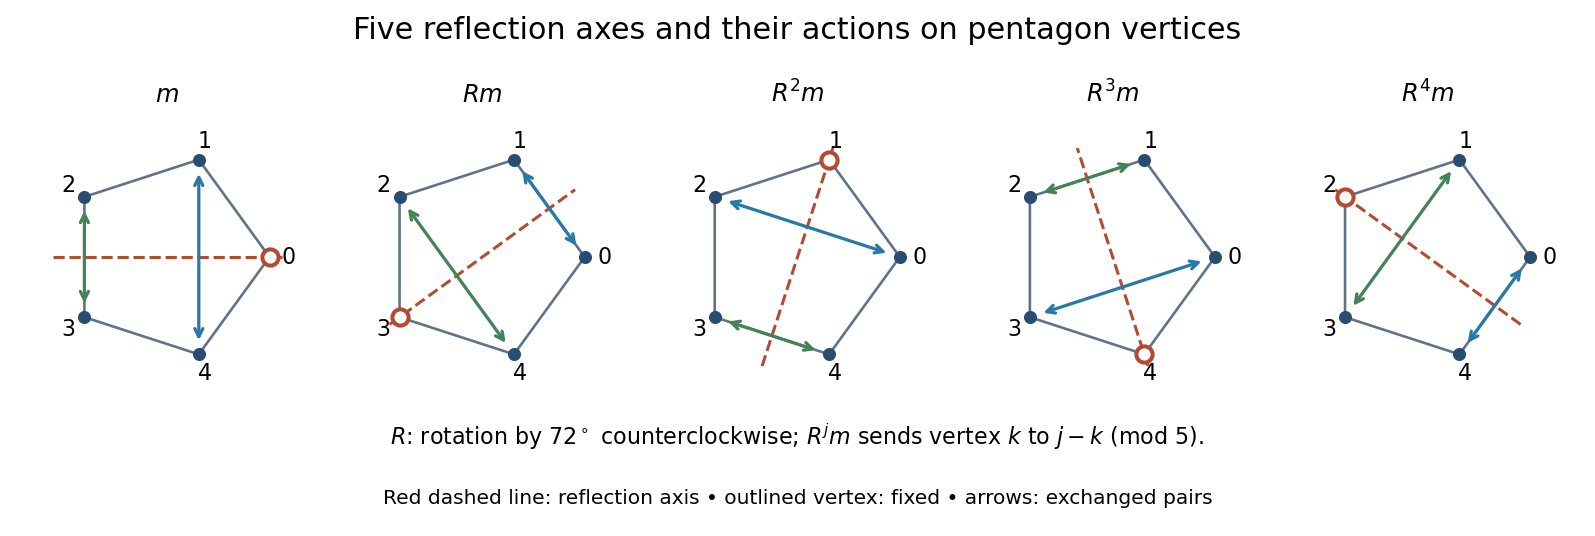

Here is the Python script that generated this plot:
"""Original five-reflection pentagon action diagram. Python 3.14, NumPy 2.3, Matplotlib 3.10.
Run in the mirrored _media directory; PNG output is relative to cwd, on white.
"""
from pathlib import Path
import matplotlib
matplotlib.use('Agg')
import matplotlib.pyplot as plt
from matplotlib.patches import FancyArrowPatch
import numpy as np

fig,axes=plt.subplots(1,5,figsize=(11,3.7),facecolor='white')
angles=2*np.pi*np.arange(5)/5
points=np.c_[np.cos(angles),np.sin(angles)]
for j,ax in enumerate(axes):
    phi=j*np.pi/5;direction=np.array([np.cos(phi),np.sin(phi)])
    ax.plot(*np.vstack((points,points[:1])).T,color='#5e7389',lw=1.3)
    ax.plot(*np.vstack((-1.12*direction,1.12*direction)).T,color='#b24b32',ls='--',lw=1.5)
    fixed=3*j%5
    ax.scatter(*points.T,s=30,color='#284d70',zorder=4)
    ax.scatter(*points[fixed],s=65,facecolor='white',edgecolor='#b24b32',lw=2,zorder=5)
    pairs=[(k,(j-k)%5) for k in range(5) if k<(j-k)%5]
    for (p,q),color in zip(pairs,['#2779a7','#448258']):
        ax.add_patch(FancyArrowPatch(points[p],points[q],arrowstyle='<->',shrinkA=7,shrinkB=7,mutation_scale=10,lw=1.6,color=color,zorder=3))
    for k,p in enumerate(points):ax.text(*(1.19*p),str(k),ha='center',va='center',fontsize=11)
    title=r'$m$' if j==0 else (r'$Rm$' if j==1 else rf'$R^{j}m$')
    ax.set(xlim=(-1.4,1.4),ylim=(-1.4,1.4),aspect='equal',title=title)
    ax.axis('off')
fig.suptitle('Five reflection axes and their actions on pentagon vertices',fontsize=15,y=.97)
fig.text(.5,.17,r'$R$: rotation by $72^\circ$ counterclockwise; $R^jm$ sends vertex $k$ to $j-k\ (\mathrm{mod}\ 5)$.',ha='center',fontsize=11)
fig.text(.5,.06,'Red dashed line: reflection axis • outlined vertex: fixed • arrows: exchanged pairs',ha='center',fontsize=10)
fig.subplots_adjust(left=.015,right=.985,top=.79,bottom=.25,wspace=.1)
fig.savefig(Path.cwd()/Path(__file__).with_suffix('.png').name,dpi=145,facecolor='white')
plt.close(fig)
